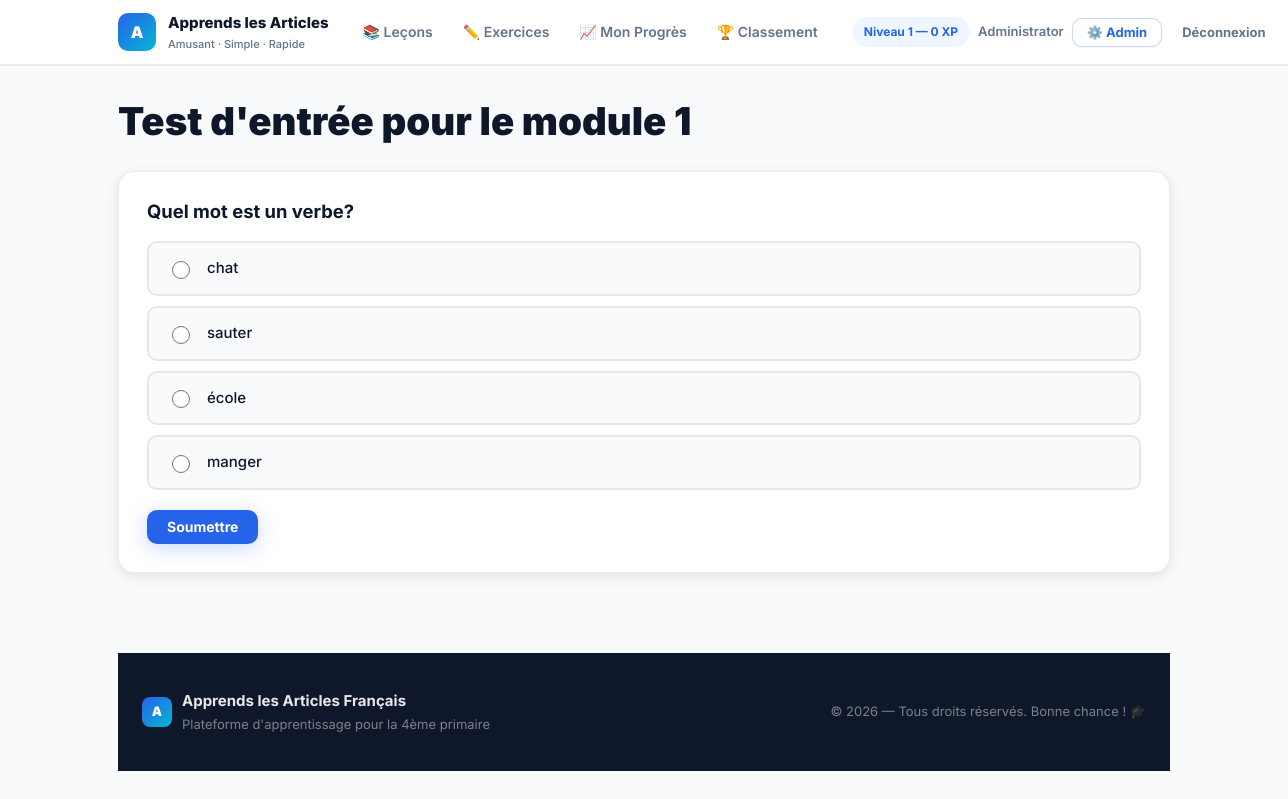
Screenshot of /prereq.php?module_id=1 (signed in) with the database file from the repository.
### tables this page shows
CREATE TABLE users (
  id INT AUTO_INCREMENT PRIMARY KEY,
  username VARCHAR(100) NOT NULL UNIQUE,
  password_hash VARCHAR(255) NOT NULL,
  role VARCHAR(20) NOT NULL DEFAULT 'student',
  display_name VARCHAR(100),
  points INT DEFAULT 0,
  created_at TIMESTAMP DEFAULT CURRENT_TIMESTAMP
);

CREATE TABLE exercises (
  id INT AUTO_INCREMENT PRIMARY KEY,
  unit_id INT NOT NULL,
  type VARCHAR(30) NOT NULL,
  data JSON NOT NULL,
  points INT DEFAULT 1,
  `order` INT DEFAULT 0,
  FOREIGN KEY (unit_id) REFERENCES units(id) ON DELETE CASCADE
);

### src/auth.php (called while the page is built, shortened)
<?php
require_once __DIR__.'/config.php';
function current_user() {
  if (!empty($_SESSION['user_id'])) {
    global $pdo;
    $stmt = $pdo->prepare('SELECT id,username,display_name,role FROM users WHERE id = ?');
    $stmt->execute([$_SESSION['user_id']]);
    return $stmt->fetch();
  }
  return null;
}

### public/prereq.php (the view, shortened to what this page needs)
<?php
require_once __DIR__.'/../src/auth.php';
$module_id = isset($_GET['module_id']) ? (int)$_GET['module_id'] : 0;
$stmt = $pdo->prepare('SELECT id FROM units WHERE module_id = ? ORDER BY `order`');
$stmt->execute([$module_id]);
$unit_ids = array_column($stmt->fetchAll(), 'id');
$in = implode(',', array_fill(0,count($unit_ids),'?'));
$sql = "SELECT * FROM exercises WHERE type='prereq' AND unit_id IN ($in) ORDER BY `order`";
$stmt = $pdo->prepare($sql);
$stmt->execute($unit_ids);
$exercises = $stmt->fetchAll();
?><!doctype html>
<html><head><meta charset="utf-8"><title>Prérequis</title><link rel="stylesheet" href="/assets/css/style.css">
<script src="/assets/js/ui.js" defer></script></head><body>
<?php require_once __DIR__.'/../src/partials/header.php'; ?>
<main class="app-container">
  <h1>Test d'entrée pour le module <?=htmlspecialchars($module_id)?></h1>
<?php foreach($exercises as $ex): $edata=json_decode($ex['data'],true); foreach($edata as $q): ?>
  <form method="post" class="card exercise">
    <h3><?=htmlspecialchars($q['prompt'])?></h3>
    <div class="choices">
    <?php foreach($q['choices'] as $c): ?>
      <label><input type="radio" name="choice" value="<?=htmlspecialchars($c['text'])?>"> <?=htmlspecialchars($c['text'])?></label>
    <?php endforeach; ?>
    </div>
    <div style="margin-top:8px"><button class="btn">Soumettre</button></div>
  </form>
<?php endforeach; endforeach; ?>
<?php require_once __DIR__.'/../src/partials/footer.php'; ?>
</main>
</body></html>

### src/partials/header.php (shortened to what this page needs)
<?php
$user = null;
if (!empty($_SESSION['user_id'])){
  $user = current_user();
}
$exercisesHref = '/login.php';
if ($user) {
  if ($user['role'] === 'teacher' || $user['role'] === 'admin') {
    $exercisesHref = '/teacher/index.php';
  } else {
    $exercisesHref = '/student/index.php';
  }
}
?>
<link rel="stylesheet" href="/assets/css/redesign.css">
<header class="site-header" role="banner">
  <div class="rd-nav-inner">
    <a class="site-brand" href="/">
      <div class="brand-logo">A</div>
      <div>
        <div class="brand-title">Apprends les Articles</div>
        <div class="brand-subtitle">Amusant · Simple · Rapide</div>
      </div>
    </a>
    <nav class="rd-nav-links" aria-label="Navigation principale">
      <a class="rd-nav-link" href="/lesson.php">📚 Leçons</a>
      <a class="rd-nav-link" href="<?= htmlspecialchars($exercisesHref) ?>">✏️ Exercices</a>
      <?php if (!empty($_SESSION['user_id'])): ?>
        <a class="rd-nav-link" href="/student/progress.php">📈 Mon Progrès</a>
      <?php endif; ?>
      <a class="rd-nav-link" href="/leaderboard.php">🏆 Classement</a>
    </nav>
    <div class="header-actions">
      <?php if ($user): ?>
        <span style="font-size:12px;font-weight:700;color:var(--rd-primary);background:var(--rd-primary-light);padding:5px 12px;border-radius:999px;white-space:nowrap">
        </span>
        <span class="muted" style="font-size:13px;font-weight:600;white-space:nowrap">
          <?= htmlspecialchars($user['display_name'] ?? $user['username']) ?>
        </span>
        <?php if ($user['role'] === 'teacher'): ?>
          <a class="btn secondary" href="/teacher/index.php" style="padding:7px 14px!important;font-size:13px!important">📊 Prof</a>
        <?php elseif ($user['role'] === 'admin'): ?>
          <a class="btn secondary" href="/admin/index.php" style="padding:7px 14px!important;font-size:13px!important">⚙️ Admin</a>
        <?php endif; ?>
        <a class="btn ghost" href="/logout.php" style="font-size:13px!important">Déconnexion</a>
      <?php else: ?>
        <a class="btn secondary" href="/login.php">Se connecter</a>
        <a class="btn" href="/register.php">S'inscrire</a>
      <?php endif; ?>
      <button id="toggleTheme" class="btn ghost" title="Basculer thème" style="padding:8px!important;font-size:16px!important;box-shadow:none!important">🌗</button>
    </div>
  </div>
</header>

### public/assets/css/style.css (style rules this page uses)
:root { --color-bg: #f7fbff; --color-surface: #ffffff; --color-muted: #6b7280; --color-primary: #3D8AF7; --color-primary-600: #376fd0; --color-accent: #FFB74D; --color-success: #10B981; --color-danger: #EF4444; --color-glass: rgba(255,255,255,0.6); --font-sans: Inter, system-ui, -apple-system, "Segoe UI", Roboto, "Helvetica Neue", Arial; --space-1: 4px; --space-2: 8px; --space-3: 12px; --space-4: 16px; --space-5: 20px; --space-6: 24px; --space-7: 32px; --space-8: 40px; --radius-sm: 8px; --radius: 14px; --radius-lg: 20px; --shadow-sm: 0 4px 12px rgba(15,23,42,0.06); --shadow-md: 0 8px 24px rgba(15,23,42,0.08); --ease-fast: cubic-bezier(.2,.9,.2,1); --transition-fast: 180ms var(--ease-fast); }
* { box-sizing:border-box }
html,body { height:100% }
body { margin:0;padding:20px 36px;font-family:var(--font-sans); background:linear-gradient(180deg, #f0fbff 0%, var(--color-bg) 100%); color:var(--color-muted); -webkit-font-smoothing:antialiased; -moz-osx-font-smoothing:grayscale; }
.app-container { max-width:1100px;margin:0 auto }
.card { background:var(--color-surface);border-radius:var(--radius);box-shadow:var(--shadow-md);padding:18px }
.site-header { display:flex;align-items:center;justify-content:space-between;gap:12px;padding:10px 16px;margin-bottom:18px;border-radius:12px;background:linear-gradient(90deg, rgba(61,138,247,0.06), rgba(255,183,77,0.04)); }
.site-brand { display:flex;align-items:center;gap:12px }
.brand-logo { width:56px;height:56px;border-radius:12px;background:linear-gradient(135deg,var(--color-primary),#06b6d4);display:flex;align-items:center;justify-content:center;color:white;font-weight:800;font-size:20px }
.brand-title { font-size:18px;font-weight:700 }
.header-actions { display:flex;gap:8px;align-items:center }
.btn { display:inline-flex;align-items:center;gap:8px;padding:10px 14px;border-radius:12px;background:var(--color-primary);color:#fff;border:0;cursor:pointer;font-weight:700;box-shadow:var(--shadow-sm);transition:transform var(--transition-fast),box-shadow var(--transition-fast),filter var(--transition-fast) }
.btn.secondary { background:transparent;color:var(--color-primary);border:2px solid rgba(61,138,247,0.08);box-shadow:none }
.btn.ghost { background:transparent;color:var(--muted);border-radius:10px;padding:8px }
.muted { color:var(--muted) }
label { display:block;margin:8px 0;color:#0f172a;font-weight:600;font-size:14px }
input::placeholder,textarea::placeholder { color:rgba(15,23,42,0.4) }
button { cursor:pointer }
.exercise { margin-top:16px;padding:14px;border-radius:12px;border:1px solid rgba(15,23,42,0.03);background:linear-gradient(180deg,#ffffff,#fbfdff) }
.choices label { display:flex;align-items:center;gap:10px;padding:8px;border-radius:10px;margin:8px 0;border:1px solid transparent;transition:background .12s ease,border-color .12s ease }
.choices input[type=radio] { width:18px;height:18px }
.muted { color:var(--color-muted) }

### rows the page displays
users: display_name "Administrator"
exercises: prompt "Quel mot est un verbe?", text "chat", text "sauter", text "école", text "manger"

### other values shown
$module_id "1"
